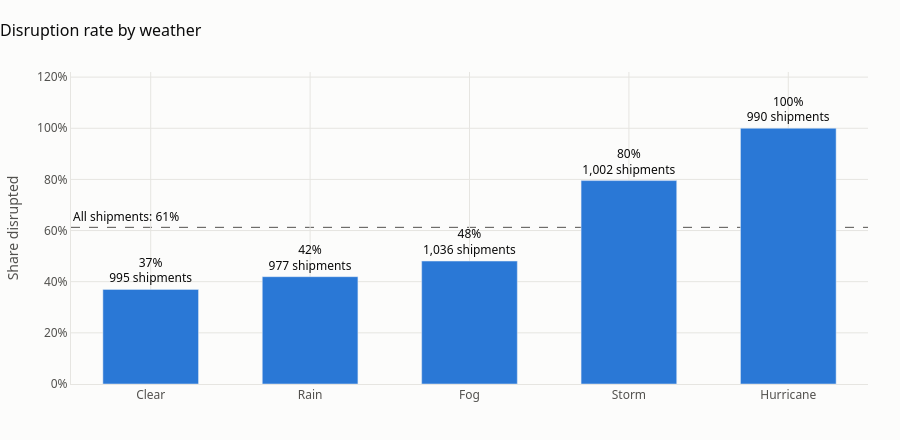

Notebook source saved alongside this figure:
### Markdown cell above
## 6. Is there an outcome to predict

A prediction model needs a column that says what actually happened to each shipment. This file has one: `Disruption_Occurred`.

### Code cell
rate = raw[TARGET].mean()
print(f"Shipments disrupted : {int(raw[TARGET].sum()):,} of {len(raw):,} ({rate:.1%})")
print(f"Shipments not disrupted : {int((1 - raw[TARGET]).sum()):,} ({1 - rate:.1%})")

by_weather = raw.groupby("Weather_Condition")[TARGET].agg(["mean", "size"]).loc[WEATHER_ORDER]
fig = go.Figure(go.Bar(
    x=by_weather.index, y=by_weather["mean"], marker_color=BLUE,
    text=[f"{m:.0%}<br>{n:,} shipments" for m, n in zip(by_weather["mean"], by_weather["size"])],
    textposition="outside", textfont=dict(color=INK), cliponaxis=False,
    hovertemplate="%{x}<br>Disrupted: %{y:.1%}<extra></extra>",
))
fig.add_hline(y=rate, line=dict(color=MUTED, width=1, dash="dash"), layer="below")
fig.add_annotation(xref="paper", x=0, y=rate, text=f"All shipments: {rate:.0%}", showarrow=False,
                   xanchor="left", yanchor="bottom", font=dict(color=INK))
fig.update_yaxes(title_text="Share disrupted", tickformat=".0%", range=[0, 1.22])
style(fig, "Disruption rate by weather", height=440)
fig.update_layout(bargap=0.4)
fig.show()

### Figure 1 — Plotly figure (JSON) as saved in the notebook; plotly's stock layout.template omitted (floating-point values rounded to 4 significant figures)
{"data": [{"cliponaxis": false, "hovertemplate": "%{x}<br>Disrupted: %{y:.1%}<extra></extra>", "marker": {"color": "#2a78d6"}, "text": ["37%<br>995 shipments", "42%<br>977 shipments", "48%<br>1,036 shipments", "80%<br>1,002 shipments", "100%<br>990 shipments"], "textfont": {"color": "#0b0b0b"}, "textposition": "outside", "type": "bar", "x": ["Clear", "Rain", "Fog", "Storm", "Hurricane"], "y": [0.3698, 0.4197, 0.4807, 0.7954, 1.0]}], "layout": {"annotations": [{"font": {"color": "#0b0b0b"}, "showarrow": false, "text": "All shipments: 61%", "x": 0, "xanchor": "left", "xref": "paper", "y": 0.6126, "yanchor": "bottom"}], "bargap": 0.4, "font": {"color": "#52514e", "family": "Segoe UI, Arial, sans-serif", "size": 12}, "height": 440, "hoverlabel": {"bgcolor": "white", "font": {"color": "#0b0b0b"}}, "margin": {"b": 56, "l": 64, "r": 32, "t": 72}, "paper_bgcolor": "#fcfcfb", "plot_bgcolor": "#fcfcfb", "shapes": [{"layer": "below", "line": {"color": "#52514e", "dash": "dash", "width": 1}, "type": "line", "x0": 0, "x1": 1, "xref": "x domain", "y0": 0.6126, "y1": 0.6126, "yref": "y"}], "title": {"font": {"color": "#0b0b0b", "size": 16}, "text": "Disruption rate by weather", "x": 0, "xanchor": "left"}, "xaxis": {"gridcolor": "#e6e5e1", "linecolor": "#e6e5e1", "zeroline": false}, "yaxis": {"gridcolor": "#e6e5e1", "linecolor": "#e6e5e1", "range": [0, 1.22], "tickformat": ".0%", "title": {"text": "Share disrupted"}, "zeroline": false}}}
